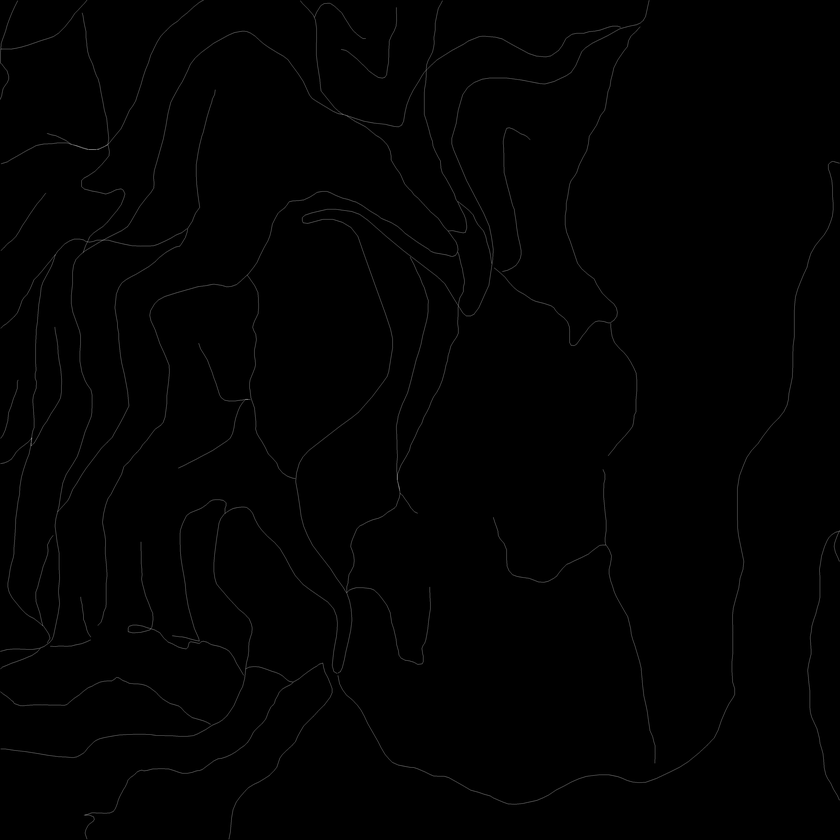
#> input picture data/grismouton/grismouton_roads-1px.png, 840 x 840 px, shrunk from 4000 x 4000 before the run; its folder holds only this picture in this run
$ python generate_ground_truths.py
#> lines starting #> are read from the running program, lines starting #| are printed output that depends on the picture
"""
    Copyright 2021 Paul Georges, Phuc Ngo and Philippe Even
      authors of paper:
      Georges, P., Ngo, P. and Even, P. 2022,
      Automatic forest road extraction from LiDAR data using a convolutional
      neural network (submitted to the proceedings of the 4th workshop
      on Reproducible Research in Pattern Recognition).

    This program is free software: you can redistribute it and/or modify
    it under the terms of the GNU General Public License as published by
    the Free Software Foundation, either version 3 of the License, or
    (at your option) any later version.

    This program is distributed in the hope that it will be useful,
    but WITHOUT ANY WARRANTY; without even the implied warranty of
    MERCHANTABILITY or FITNESS FOR A PARTICULAR PURPOSE.  See the
    GNU General Public License for more details.

    You should have received a copy of the GNU General Public License
    along with this program.  If not, see <https://www.gnu.org/licenses/>.

"""


import glob
import cv2
import os
import sys
import numpy as np

from train_parameters import *


"""

	Generate all ground truths from center line & processed amrel

"""


def load_grayscale_image(path):

	# loads image, converts it to 8-bit grayscale
	im = cv2.imread(path)
#> im is the input picture: shape (840, 840, 3); min 0, max 132, mean 1.1
	im = cv2.cvtColor(im, cv2.COLOR_BGR2GRAY)
#> im: shape (840, 840)

	# extract file name
	basename = os.path.basename(path)
	file_name = os.path.splitext(basename)[0]

	return file_name, im


# CENTER LINE
for path in glob.iglob(DATA_DIR + "*/*_roads-1px.png"):

	# load center line image
	file_name, gt = load_grayscale_image(path)
#> file_name = 'grismouton_roads-1px'
	area, category = file_name.split("_")
#> area = 'grismouton'; category = 'roads-1px'

	# 5px roads
	kernel = np.ones((3, 3), np.uint8)
	gt_5px = cv2.dilate(gt, kernel, iterations=2)
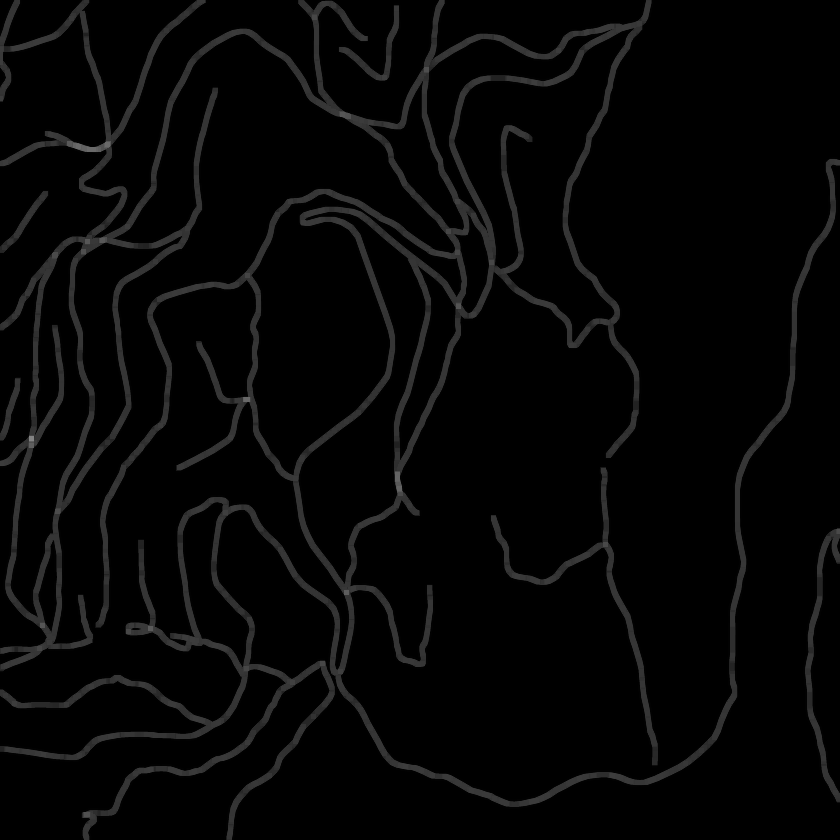
#> gt_5px: shape (840, 840); min 0, max 132, mean 5.7
	cv2.imwrite(DATA_DIR + area + "/" + area + "_roads-5px.png", gt_5px)
	print(DATA_DIR + area + "/" + area + "_roads-5px.png")
#| ../data/grismouton/grismouton_roads-5px.png

	# 28px roads
	kernel = cv2.getStructuringElement(cv2.MORPH_ELLIPSE,(28,28))
	gt_28px = cv2.dilate(gt, kernel, iterations=1)
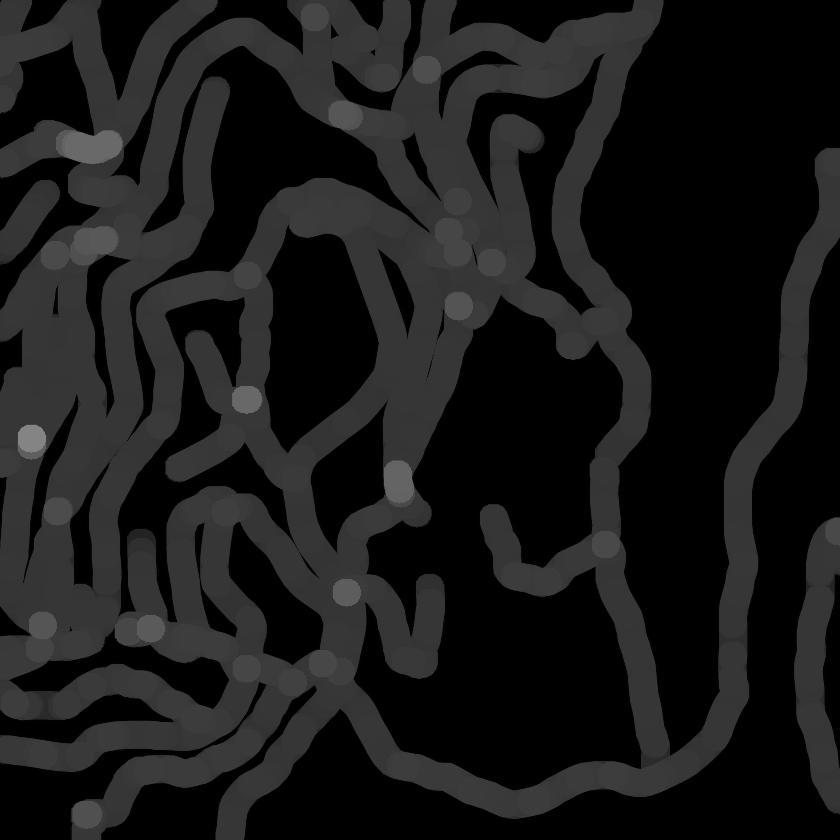
#> gt_28px: shape (840, 840); min 0, max 132, mean 25.5
	cv2.imwrite(DATA_DIR + area + "/" + area + "_roads-28px-ellipse.png", gt_28px)
	print(DATA_DIR + area + "/" + area + "_roads-28px-ellipse.png")
#| ../data/grismouton/grismouton_roads-28px-ellipse.png


# AMREL
for path in glob.iglob(DATA_DIR + "*/*_amrel-processed.png"):

	# load amrel processed image
	file_name, gt_amrel = load_grayscale_image(path)
	area, category = file_name.split("_")

	# skeletonization
	kernel = cv2.getStructuringElement(cv2.MORPH_ELLIPSE,(20,20))
	dilation = cv2.dilate(gt_amrel, kernel, iterations=1)
	skeleton = cv2.ximgproc.thinning(dilation)
	cv2.imwrite(DATA_DIR + area + "/" + area + "_amrel-1px.png", skeleton)
	print(DATA_DIR + area + "/" + area + "_amrel-1px.png")


	# dilation of the skeleton (28px road)
	kernel = cv2.getStructuringElement(cv2.MORPH_ELLIPSE,(28,28))
	dilation = cv2.dilate(skeleton, kernel, iterations=1)
	cv2.imwrite(DATA_DIR + area + "/" + area + "_amrel-28px.png", dilation)
	print(DATA_DIR + area + "/" + area + "_amrel-28px.png")
